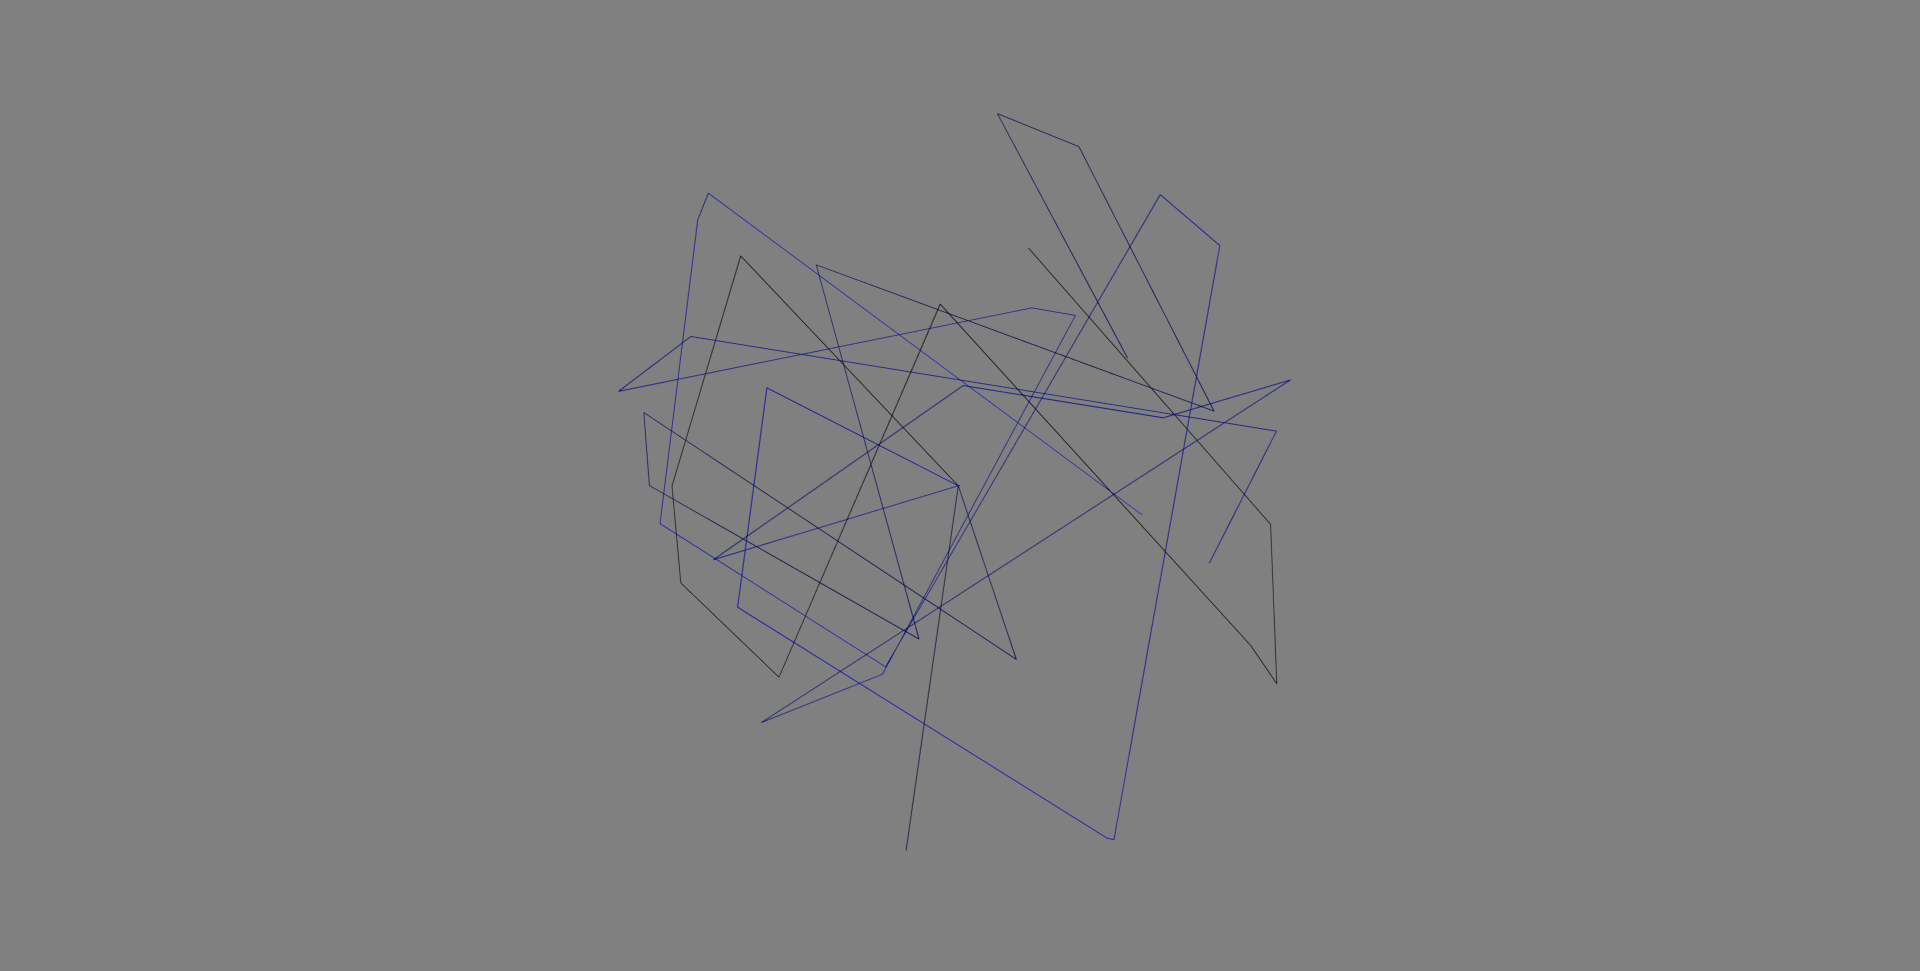

The Python source for this figure:
# -*- coding: utf-8 -*-
from numpy import *
from mayavi.mlab import *

#initial conditions
n_pong=raw_input("Number of Ping Pong Balls = ")
n_pong=int(n_pong)
v0=raw_input("Initial Velocity = ")
v0=float(v0)
theta=raw_input("Theta(Degrees) = ")
theta=float(theta)*(pi/180)
phi=raw_input("Phi(Degrees) = ")
phi=float(phi)*(pi/180)
bbox=raw_input("Bounding Box Dimension = ")
bbox=float(bbox)
sim_time=raw_input("Simulation Duration = ")
sim_time=float(sim_time)

#array initialization
t=linspace(0,sim_time,sim_time*1000) #1000 points per second
a=ones((n_pong, 7, len(t))) #3-D array with N rows, 
del_t=t[2]-t[1]

#initial column values
"""
columns are 
0: # of ball
1: x-pos 
2: x-vel 
3: y-pos 
4: y-vel
5: z-pos
6 z-vel
"""
def x_pos(ball_n,time):
    return a[ball_n,1,time]
def x_vel(ball_n,time):
    return a[ball_n,2,time]
def y_pos(ball_n,time):
    return a[ball_n,3,time]
def y_vel(ball_n,time):
    return a[ball_n,4,time]
def z_pos(ball_n,time):
    return a[ball_n,5,time]
def z_vel(ball_n,time):
    return a[ball_n,6,time]


for i in xrange(n_pong):
    v0_rand=random.normal(loc=v0) #gaussian random speed
    theta_rand=random.normal(loc=theta, scale=pi) #gaussian random theta
    phi_rand=random.normal(loc=phi, scale=pi) #gaussian random phi
    a[i,0]=i+1 #fill in column 0
    a[i,1,0]=0 #initial x position
    a[i,2,0]=v0_rand*sin(phi_rand)*cos(theta_rand)
    a[i,3,0]=0 #initial y position
    a[i,4,0]=v0_rand*sin(phi_rand)*sin(theta_rand)
    a[i,5,0]=0 #initial z position
    a[i,6,0]=v0_rand*cos(phi_rand)
        
#filling array values
for j in xrange(1,len(t)-1): #iterating time values
    for i in xrange(n_pong): #iterating ping pong values
        # X Direction
        a[i,2,j]=a[i,2,j-1] 
        a[i,1,j+1]=x_pos(i,j)+del_t*x_vel(i,j)
        if a[i,1,j+1]>bbox or a[i,1,j+1]<-bbox: #x boundary condition
            a[i,2,j]=-1*a[i,2,j]  
        a[i,1,j+1]=x_pos(i,j)+del_t*x_vel(i,j)
        # Y Direction
        a[i,4,j]=a[i,4,j-1] 
        if a[i,3,j]>bbox or a[i,3,j]<-bbox: #y boundary condition
            a[i,4,j]=-1*a[i,4,j]      
        a[i,3,j+1]=y_pos(i,j)+del_t*y_vel(i,j) 
        # Z Direction
        a[i,6,j]=a[i,6,j-1] 
        if a[i,5,j]>bbox or a[i,5,j]<-bbox: #z boundary condition
            a[i,6,j]=-1*a[i,6,j] 
        a[i,5,j+1]=z_pos(i,j)+del_t*z_vel(i,j)
        
for i in xrange(n_pong):
    color=float(i)/n_pong
    plot3d(a[i,1],a[i,3],a[i,5],color=(0,0,color),tube_radius=0.125)
